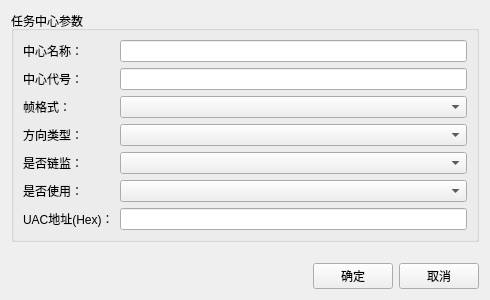
<?xml version="1.0" encoding="UTF-8"?>
<ui version="4.0">
 <class>AddTaskCenterDialog</class>
 <widget class="QWidget" name="AddTaskCenterDialog">
  <property name="geometry">
   <rect>
    <x>0</x>
    <y>0</y>
    <width>490</width>
    <height>300</height>
   </rect>
  </property>
  <property name="minimumSize">
   <size>
    <width>490</width>
    <height>300</height>
   </size>
  </property>
  <property name="windowTitle">
   <string>Form</string>
  </property>
  <layout class="QVBoxLayout" name="verticalLayout">
   <item>
    <widget class="QGroupBox" name="groupBox">
     <property name="title">
      <string>任务中心参数</string>
     </property>
     <layout class="QGridLayout" name="gridLayout">
      <item row="0" column="0">
       <widget class="QLabel" name="label">
        <property name="text">
         <string>中心名称：</string>
        </property>
       </widget>
      </item>
      <item row="0" column="1">
       <widget class="QLineEdit" name="centerNameLineEdit">
        <property name="maxLength">
         <number>40</number>
        </property>
       </widget>
      </item>
      <item row="1" column="0">
       <widget class="QLabel" name="label_2">
        <property name="text">
         <string>中心代号：</string>
        </property>
       </widget>
      </item>
      <item row="1" column="1">
       <widget class="QLineEdit" name="centerCodeLineEdit"/>
      </item>
      <item row="2" column="0">
       <widget class="QLabel" name="label_3">
        <property name="text">
         <string>帧格式：</string>
        </property>
       </widget>
      </item>
      <item row="2" column="1">
       <widget class="QComboBox" name="frameFormatComboBox"/>
      </item>
      <item row="3" column="0">
       <widget class="QLabel" name="label_4">
        <property name="text">
         <string>方向类型：</string>
        </property>
       </widget>
      </item>
      <item row="3" column="1">
       <widget class="QComboBox" name="direTypeComboBox"/>
      </item>
      <item row="4" column="0">
       <widget class="QLabel" name="label_5">
        <property name="text">
         <string>是否链监：</string>
        </property>
       </widget>
      </item>
      <item row="4" column="1">
       <widget class="QComboBox" name="isUsedLinkMonitorComboBox"/>
      </item>
      <item row="5" column="0">
       <widget class="QLabel" name="label_6">
        <property name="text">
         <string>是否使用：</string>
        </property>
       </widget>
      </item>
      <item row="5" column="1">
       <widget class="QComboBox" name="isUsedComboBox"/>
      </item>
      <item row="6" column="0">
       <widget class="QLabel" name="label_7">
        <property name="text">
         <string>UAC地址(Hex)：</string>
        </property>
       </widget>
      </item>
      <item row="6" column="1">
       <widget class="QLineEdit" name="UACLineEdit"/>
      </item>
     </layout>
    </widget>
   </item>
   <item>
    <spacer name="verticalSpacer">
     <property name="orientation">
      <enum>Qt::Vertical</enum>
     </property>
     <property name="sizeHint" stdset="0">
      <size>
       <width>20</width>
       <height>40</height>
      </size>
     </property>
    </spacer>
   </item>
   <item>
    <layout class="QHBoxLayout" name="horizontalLayout">
     <item>
      <spacer name="horizontalSpacer">
       <property name="orientation">
        <enum>Qt::Horizontal</enum>
       </property>
       <property name="sizeHint" stdset="0">
        <size>
         <width>40</width>
         <height>20</height>
        </size>
       </property>
      </spacer>
     </item>
     <item>
      <widget class="QPushButton" name="confirmBtn">
       <property name="text">
        <string>确定</string>
       </property>
      </widget>
     </item>
     <item>
      <widget class="QPushButton" name="cancelBtn">
       <property name="text">
        <string>取消</string>
       </property>
      </widget>
     </item>
    </layout>
   </item>
  </layout>
 </widget>
 <resources/>
 <connections/>
</ui>
